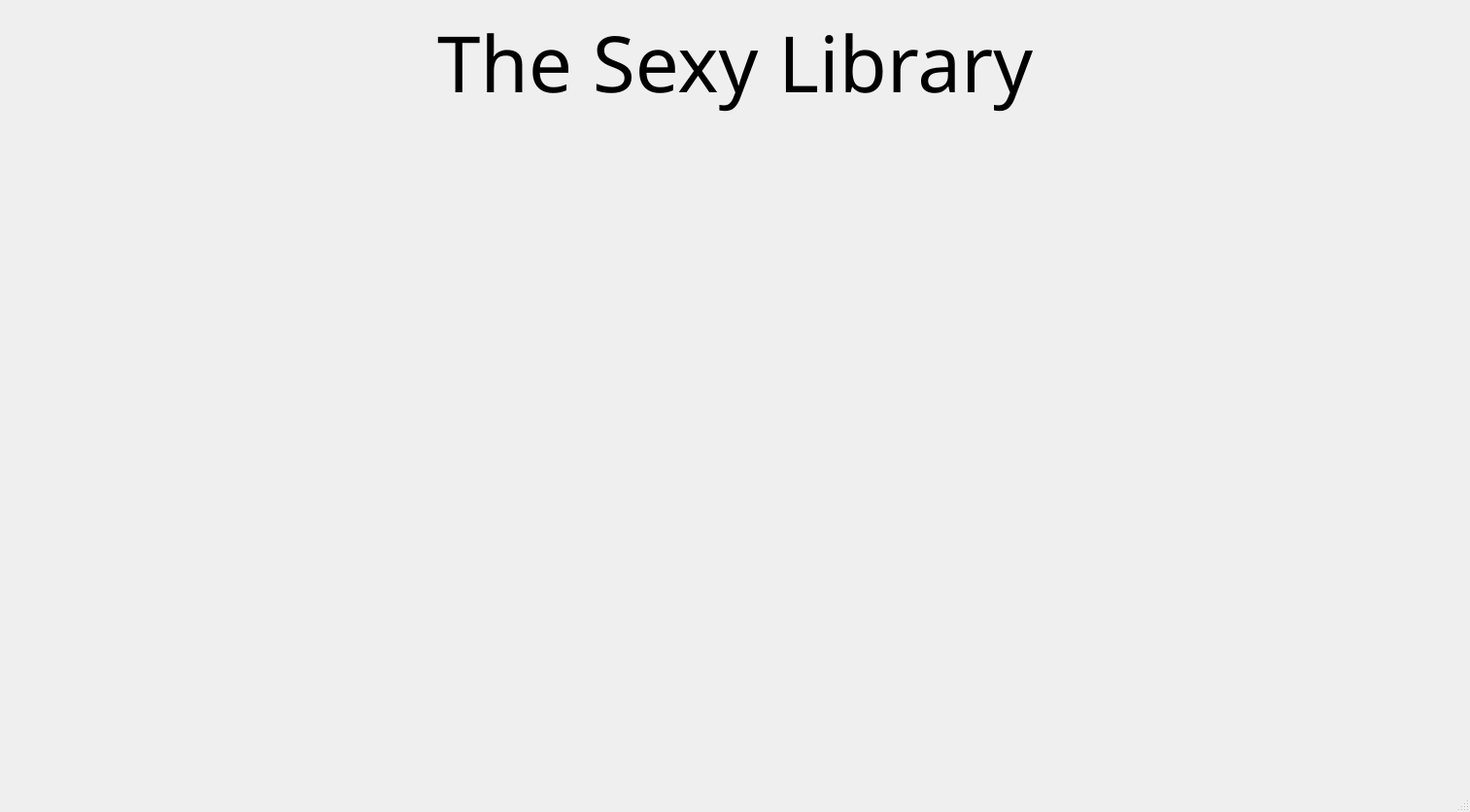
<?xml version="1.0" encoding="UTF-8"?>
<ui version="4.0">
 <class>Library</class>
 <widget class="QMainWindow" name="Library">
  <property name="geometry">
   <rect>
    <x>0</x>
    <y>0</y>
    <width>1513</width>
    <height>836</height>
   </rect>
  </property>
  <property name="windowTitle">
   <string>Library</string>
  </property>
  <widget class="QWidget" name="centralwidget">
   <layout class="QVBoxLayout" name="verticalLayout">
    <item>
     <widget class="QLabel" name="label">
      <property name="font">
       <font>
        <family>Blackadder ITC</family>
        <pointsize>60</pointsize>
       </font>
      </property>
      <property name="text">
       <string>The Sexy Library</string>
      </property>
      <property name="alignment">
       <set>Qt::AlignCenter</set>
      </property>
     </widget>
    </item>
    <item>
     <widget class="QStackedWidget" name="stackedWidget">
      <widget class="QWidget" name="page"/>
      <widget class="QWidget" name="page_2"/>
     </widget>
    </item>
   </layout>
  </widget>
  <widget class="QMenuBar" name="menubar">
   <property name="geometry">
    <rect>
     <x>0</x>
     <y>0</y>
     <width>1513</width>
     <height>20</height>
    </rect>
   </property>
  </widget>
  <widget class="QStatusBar" name="statusbar"/>
 </widget>
 <resources/>
 <connections/>
</ui>
